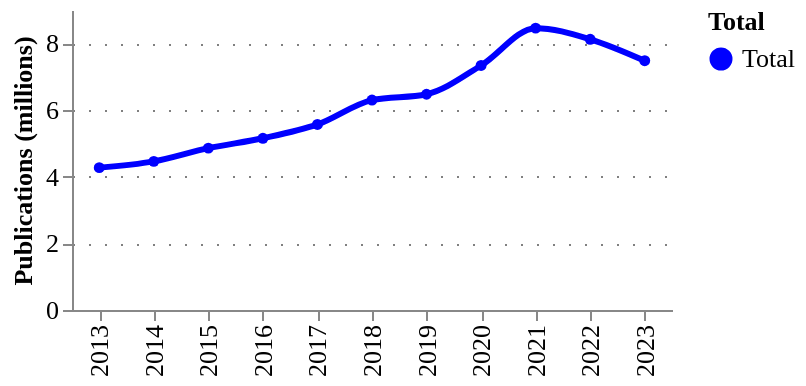

The code cell stored with this chart in its notebook:
### Code cell
fig = pu.ts_smooth(
    baseline_df.assign(Total="Total").assign(counts = lambda df: df.counts/1e+6),
    ["Total"],
    variable= "counts",
    variable_title = "Publications (millions)",
    category_column = "Total",
    width = 300,
    height = 150,
    legend_orient='right',
)
pu.configure_plots(fig)

### Figure 1 — Vega-Lite specification as saved in the notebook (floating-point values rounded to 4 significant figures)
{"config": {"title": {"font": "Averta", "anchor": "start"}, "subtitle": {"font": "Averta"}, "axis": {"labelFont": "Averta", "titleFont": "Averta", "gridColor": "grey", "gridDash": [1, 7], "labelFontSize": 13, "titleFontSize": 13}, "header": {"labelFont": "Averta", "titleFont": "Averta"}, "legend": {"labelFont": "Averta", "titleFont": "Averta", "labelFontSize": 13, "titleFontSize": 13}, "range": {"category": ["#0000FF", "#FDB633", "#18A48C", "#9A1BBE", "#EB003B", "#FF6E47", "#646363", "#0F294A", "#97D9E3", "#A59BEE", "#F6A4B7", "#D2C9C0", "#FFFFFF", "#000000"], "ordinal": {"scheme": ["#0000FF", "#FDB633", "#18A48C", "#9A1BBE", "#EB003B", "#FF6E47", "#646363", "#0F294A", "#97D9E3", "#A59BEE", "#F6A4B7", "#D2C9C0", "#FFFFFF", "#000000"]}}, "view": {"strokeWidth": 0}}, "data": {"name": "data-7118c1a2df2361827fb609a01477b5f0"}, "mark": {"type": "line", "interpolate": "monotone", "point": {"filled": true, "size": 30}, "size": 3, "strokeDash": [0]}, "encoding": {"color": {"field": "Total", "legend": {"orient": "right"}, "scale": {}, "type": "nominal"}, "tooltip": [{"field": "year", "title": "Year", "type": "ordinal"}, {"field": "Total", "type": "nominal"}, {"field": "counts", "format": ".3f", "title": "Publications (millions)", "type": "quantitative"}], "x": {"field": "year", "title": "", "type": "ordinal"}, "y": {"field": "counts", "title": "Publications (millions)", "type": "quantitative"}}, "height": 150, "title": {"anchor": "start", "text": "", "fontSize": 14, "subtitle": "", "subtitleFont": "Averta", "subtitleFontSize": 13}, "width": 300, "$schema": "https://vega.github.io/schema/vega-lite/v4.17.0.json", "datasets": {"data-7118c1a2df2361827fb609a01477b5f0": [{"year": 2013, "counts": 4.271, "Total": "Total"}, {"year": 2014, "counts": 4.459, "Total": "Total"}, {"year": 2015, "counts": 4.856, "Total": "Total"}, {"year": 2016, "counts": 5.152, "Total": "Total"}, {"year": 2017, "counts": 5.566, "Total": "Total"}, {"year": 2018, "counts": 6.297, "Total": "Total"}, {"year": 2019, "counts": 6.473, "Total": "Total"}, {"year": 2020, "counts": 7.336, "Total": "Total"}, {"year": 2021, "counts": 8.456, "Total": "Total"}, {"year": 2022, "counts": 8.122, "Total": "Total"}, {"year": 2023, "counts": 7.478, "Total": "Total"}]}}
